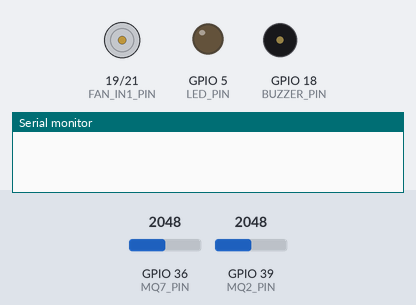
Recording of a sketch running on a simulated ESP32. Parts: motor-driver pin pairs drawn as motors (green arrow = first pin HIGH = forward, orange = second pin HIGH = backward, longer = more drive, scaled by the enable pin), output pins drawn as LEDs (lit = HIGH), buzzer (waves = sounding), the last lines printed to the serial monitor. The inputs (shaded band) are chosen by the test bench; at power-on: GPIO 36 (MQ7_PIN) = 2048, GPIO 39 (MQ2_PIN) = 2048. WiFi joins after 1.5 s; servers stay silent unless stated; web services answer with replies made up by the test bench.

Above: at 0.1 s.
At 3.2 s:
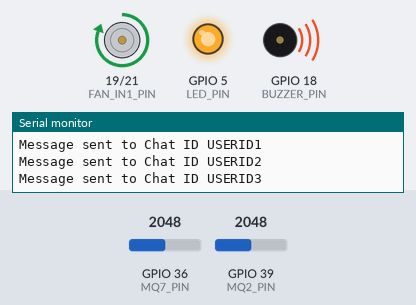
3.3 s: GPIO 36 (MQ7_PIN) set to 3040
Timing chart, 0 to 6.3 s (numbered marks = the images above; inputs shaded):
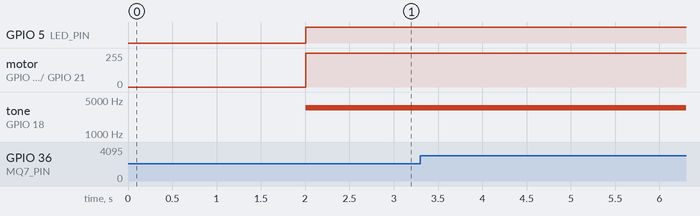

The sketch:

Code.ino
```cpp
#include <WiFi.h>
#include <HTTPClient.h>
#include "AdafruitIO_WiFi.h"

// Definisi pin
#define MQ7_PIN 36
#define MQ2_PIN 39
#define LED_PIN 5
#define BUZZER_PIN 18
#define FAN_EN_PIN 23
#define FAN_IN1_PIN 19
#define FAN_IN2_PIN 21

// Ambang batas gas
const int MQ2_THRESHOLD = 1000;
const int MQ7_THRESHOLD = 3000;

// Informasi Wi-Fi dan Adafruit IO
#define WIFI_SSID "WIFI USERNAME" // Sesuaikan dengan Tethring
#define WIFI_PASS "WIFI PASSWORD" // Sesuaikan dengan Tethring
#define AIO_USERNAME "USERNAME"
#define AIO_KEY "API KEY"

AdafruitIO_WiFi io(AIO_USERNAME, AIO_KEY, WIFI_SSID, WIFI_PASS);
AdafruitIO_Feed *gas_feed_co = io.feed("gas_CO");
AdafruitIO_Feed *gas_feed_butana = io.feed("gas_butana");

// Konfigurasi Telegram Bot
const String botToken = "BOT TOKEN";  // Token bot Telegram
const String chatIDs[] = {"USERID1", "USERID2", "USERID3"};  // Chat ID pengguna (mis Mahasiswa atau Dosen)
const int numChatIDs = sizeof(chatIDs) / sizeof(chatIDs[0]);

void setup() {
  Serial.begin(115200);

  // Konfigurasi pin
  pinMode(MQ7_PIN, INPUT);
  pinMode(MQ2_PIN, INPUT);
  pinMode(LED_PIN, OUTPUT);
  pinMode(BUZZER_PIN, OUTPUT);
  pinMode(FAN_EN_PIN, OUTPUT);
  pinMode(FAN_IN1_PIN, OUTPUT);
  pinMode(FAN_IN2_PIN, OUTPUT);

  // Pastikan buzzer dan LED mati pada awal
  digitalWrite(LED_PIN, LOW);
  digitalWrite(BUZZER_PIN, LOW);

  // Koneksi ke Wi-Fi
  WiFi.begin(WIFI_SSID, WIFI_PASS);
  while (WiFi.status() != WL_CONNECTED) {
    delay(1000);
    Serial.print(".");
  }
  Serial.println("\nWiFi connected!");

  // Koneksi ke Adafruit IO
  io.connect();
  while (io.status() < AIO_CONNECTED) {
    Serial.print(".");
    delay(1000);
  }
  Serial.println("\nConnected to Adafruit IO!");
}

void loop() {
  // Membaca data sensor
  int mq7_value = analogRead(MQ7_PIN);
  int mq2_value = analogRead(MQ2_PIN);

  // Tampilkan nilai sensor di serial monitor
  Serial.print("CO: ");
  Serial.print(mq7_value);
  Serial.print(" | Butana: ");
  Serial.println(mq2_value);

  // Cek ambang batas gas dan kirim data hanya jika melebihi
  if (mq7_value > MQ7_THRESHOLD) {
    Serial.println("CO level above threshold! Sending to Adafruit IO...");
    gas_feed_co->save(mq7_value);
  }

  if (mq2_value > MQ2_THRESHOLD) {
    Serial.println("Butane level above threshold! Sending to Adafruit IO...");
    gas_feed_butana->save(mq2_value);
  }

  // Aktifkan sistem alarm jika ada gas melebihi ambang batas
  if (mq7_value > MQ7_THRESHOLD || mq2_value > MQ2_THRESHOLD) {
    // Menyalakan LED indikator
    digitalWrite(LED_PIN, HIGH);

    // Menyalakan buzzer pasif
    tone(BUZZER_PIN, 3500); // Frekuensi buzzer 3500 Hz
    activateFan(true);

    // Kirim notifikasi Telegram
    sendTelegramMessage();
  } else {
    // Mematikan LED dan buzzer
    digitalWrite(LED_PIN, LOW);
    noTone(BUZZER_PIN); // Matikan buzzer
    activateFan(false);
  }

  delay(7000); // Delay untuk pembacaan berikutnya
}

void activateFan(bool state) {
  if (state) {
    digitalWrite(FAN_EN_PIN, HIGH);
    digitalWrite(FAN_IN1_PIN, HIGH);
    digitalWrite(FAN_IN2_PIN, LOW);
  } else {
    digitalWrite(FAN_EN_PIN, LOW);
    digitalWrite(FAN_IN1_PIN, LOW);
    digitalWrite(FAN_IN2_PIN, LOW);
  }
}

void sendTelegramMessage() {
  if (WiFi.status() == WL_CONNECTED) {
    HTTPClient http;
    String message = "Terjadi kebocoran gas di Laboratorium!";
    for (int i = 0; i < numChatIDs; i++) {
      String url = "https://api.telegram.org/bot" + botToken + "/sendMessage?chat_id=" + chatIDs[i] + "&text=" + URLEncode(message.c_str());
      http.begin(url);
      int httpResponseCode = http.GET();
      if (httpResponseCode > 0) {
        Serial.println("Message sent to Chat ID " + chatIDs[i]);
      } else {
        Serial.println("Error sending message to Chat ID " + chatIDs[i]);
      }
      http.end();
    }
  } else {
    Serial.println("WiFi not connected, unable to send Telegram message");
  }
}

// Fungsi untuk URL encoding
String URLEncode(const char* msg) {
  const char *hex = "0123456789ABCDEF";
  String encodedMsg = "";
  while (*msg) {
    if (isalnum(*msg) || *msg == '-' || *msg == '_' || *msg == '.' || *msg == '~') {
      encodedMsg += *msg;
    } else {
      encodedMsg += '%';
      encodedMsg += hex[*msg >> 4];
      encodedMsg += hex[*msg & 15];
    }
    msg++;
  }
  return encodedMsg;
}
```
